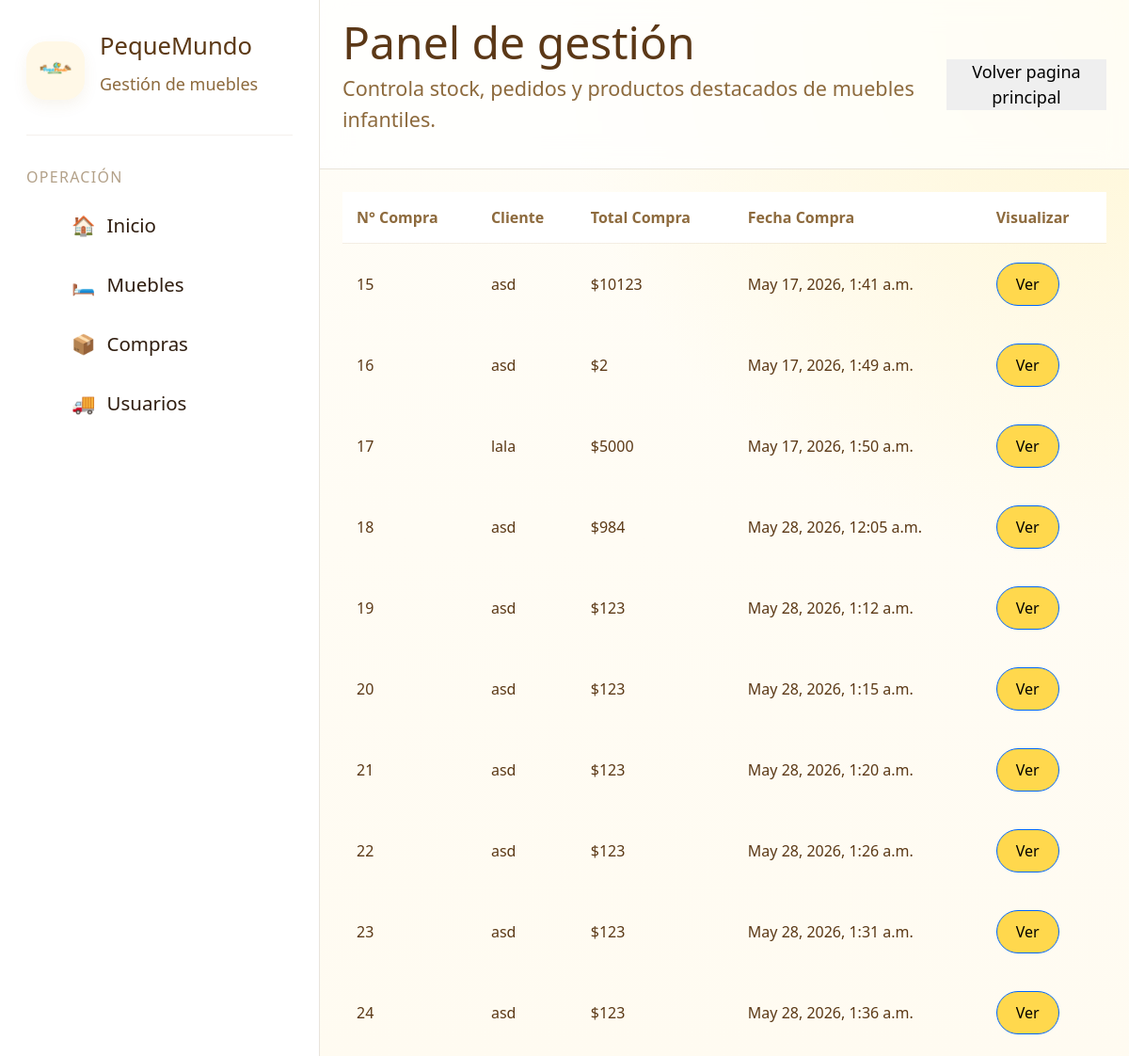
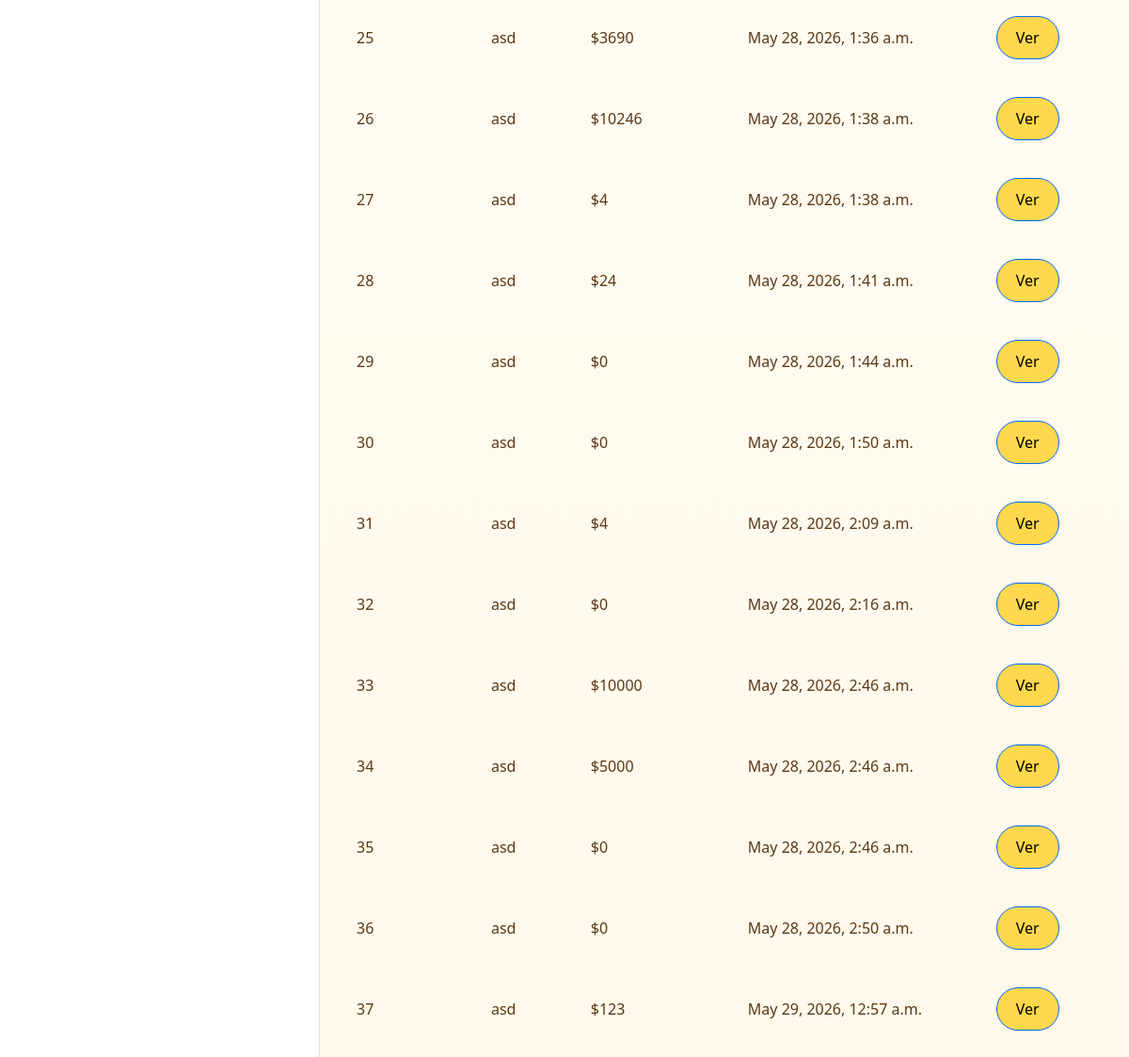
The app's page /paginaGestionCompras/ (signed in), older data (2 pictures, top to bottom).
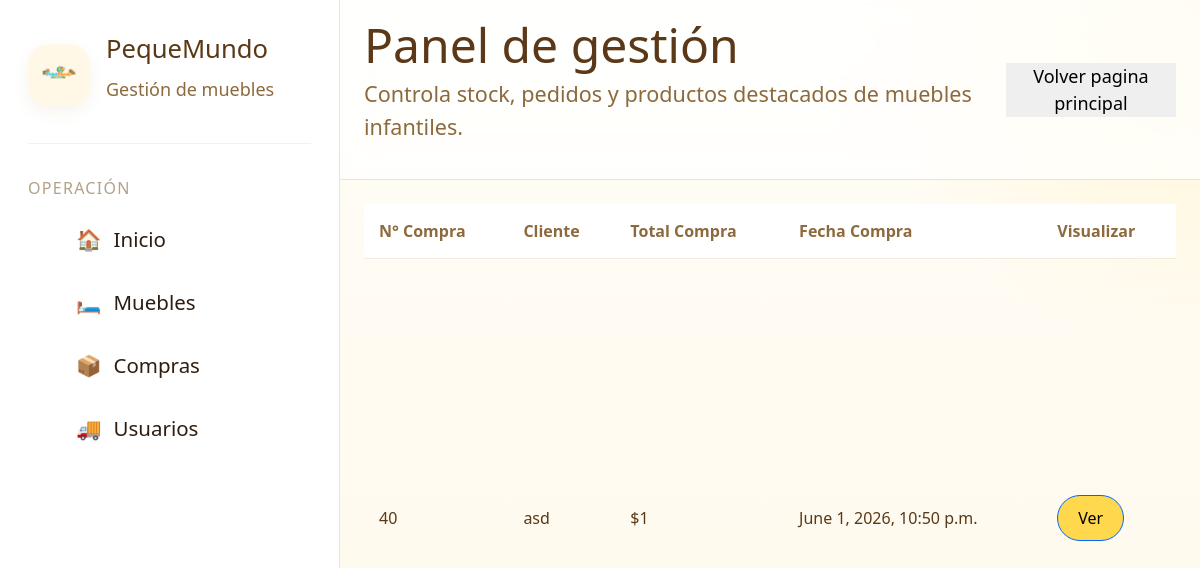
The same page, newer data.
### app/models.py (models this page shows, shortened)
class compra(models.Model):
    idCompra = models.AutoField(primary_key=True)
    idCliente = models.ForeignKey(
        cuenta,
        on_delete=models.CASCADE
    )
    total = models.IntegerField(default=0)
    fecha = models.DateTimeField(auto_now_add=True)
    completada = models.BooleanField(default=False)

class cuenta(models.Model):
    id = models.AutoField(primary_key=True)
    usuario_cuenta =  models.IntegerField(default=0)
    nombre = models.CharField(max_length=70)
    direccion = models.CharField(max_length=70)
    correo = models.CharField(max_length=70)
    rut = models.CharField(max_length=9)
    telefono = models.CharField(max_length=9,null=True)
    comuna = models.ForeignKey(
        comuna,
        on_delete= models.CASCADE
    )

### app/views.py (the view)
# urls.py: path('paginaGestionCompras/', paginaGestionCompras,name='IDpaginaGestionCompras'),
@admin_required
def paginaGestionCompras(request):
    comprasTotales = compra.objects.all()
    detalleComprasTotales = detalleCompra.objects.all()
    datos = {
        'compras':comprasTotales,
        'detalleCompras':detalleComprasTotales,
    }
    return render(request,'gestiones/administracion/gestionPedidos.html',datos)

### app/views.py (called while the page is built)
def admin_required(view_func):
    @wraps(view_func)
    def wrapper(request, *args, **kwargs):
        if not request.user.is_authenticated:
            messages.warning(request, 'Debe iniciar sesion')
            return redirect('IDpaginalogin')
        if not request.user.is_staff:
            messages.error(request, 'Solo los administradores pueden acceder a esta pagina')
            return redirect('IDindex')
        return view_func(request, *args, **kwargs)
    return wrapper

### app/templates/gestiones/administracion/gestionPedidos.html (shortened to what this page needs)
{% load static %}
{% include 'gestiones/baseGestion/navbarGestion.html' %}
        <main class="main" id="contenido">
            <table class="tabla-compras">
                <thead>
                    <tr>
                        <th>N° Compra</th>
                        <th>Cliente</th>
                        <th>Total Compra</th>
                        <th>Fecha Compra</th>
                        <th>Visualizar</th>
                    </tr>
                </thead>
                <tbody>
                    {% for x in compras %}
                    <tr>
                        <td>{{ x.idCompra }}</td>
                        <td>{{ x.idCliente.nombre }}</td>
                        <td>${{ x.total }}</td>
                        <td>{{ x.fecha }}</td>
                        <td>
                            <button
                                type="button"
                                class="btn-ver"
                                data-bs-toggle="modal"
                                data-bs-target="#modalCompra{{ x.idCompra }}"
                            >
                                Ver
                            </button>
                        </td>
                    </tr>
                    {% endfor %}
                </tbody>
            </table>
        </main>
{% include 'gestiones/baseGestion/footerGestion.html' %}

Row changes from the older to the newer data that the page shows:
removed compra: idCompra "15", idCliente.nombre "asd", total "10123", fecha "May 17, 2026, 1:41 a.m."
removed compra: idCompra "16", idCliente.nombre "asd", total "2", fecha "May 17, 2026, 1:49 a.m."
removed compra: idCompra "17", idCliente.nombre "lala", total "5000", fecha "May 17, 2026, 1:50 a.m."
removed compra: idCompra "18", idCliente.nombre "asd", total "984", fecha "May 28, 2026, 12:05 a.m."
removed compra: idCompra "19", idCliente.nombre "asd", total "123", fecha "May 28, 2026, 1:12 a.m."
removed compra: idCompra "20", idCliente.nombre "asd", total "123", fecha "May 28, 2026, 1:15 a.m."
removed compra: idCompra "21", idCliente.nombre "asd", total "123", fecha "May 28, 2026, 1:20 a.m."
removed compra: idCompra "22", idCliente.nombre "asd", total "123", fecha "May 28, 2026, 1:26 a.m."
removed compra: idCompra "23", idCliente.nombre "asd", total "123", fecha "May 28, 2026, 1:31 a.m."
removed compra: idCompra "24", idCliente.nombre "asd", total "123", fecha "May 28, 2026, 1:36 a.m."
removed compra: idCompra "25", idCliente.nombre "asd", total "3690", fecha "May 28, 2026, 1:36 a.m."
removed compra: idCompra "26", idCliente.nombre "asd", total "10246", fecha "May 28, 2026, 1:38 a.m."
removed compra: idCompra "27", idCliente.nombre "asd", total "4", fecha "May 28, 2026, 1:38 a.m."
removed compra: idCompra "28", idCliente.nombre "asd", total "24", fecha "May 28, 2026, 1:41 a.m."
removed compra: idCompra "29", idCliente.nombre "asd", total "0", fecha "May 28, 2026, 1:44 a.m."
removed compra: idCompra "30", idCliente.nombre "asd", total "0", fecha "May 28, 2026, 1:50 a.m."
removed compra: idCompra "31", idCliente.nombre "asd", total "4", fecha "May 28, 2026, 2:09 a.m."
removed compra: idCompra "32", idCliente.nombre "asd", total "0", fecha "May 28, 2026, 2:16 a.m."
removed compra: idCompra "33", idCliente.nombre "asd", total "10000", fecha "May 28, 2026, 2:46 a.m."
removed compra: idCompra "34", idCliente.nombre "asd", total "5000", fecha "May 28, 2026, 2:46 a.m."
removed compra: idCompra "35", idCliente.nombre "asd", total "0", fecha "May 28, 2026, 2:46 a.m."
removed compra: idCompra "36", idCliente.nombre "asd", total "0", fecha "May 28, 2026, 2:50 a.m."
removed compra: idCompra "37", idCliente.nombre "asd", total "123", fecha "May 29, 2026, 12:57 a.m."
added compra: idCompra "40", idCliente.nombre "asd", total "1", fecha "June 1, 2026, 10:50 p.m."
